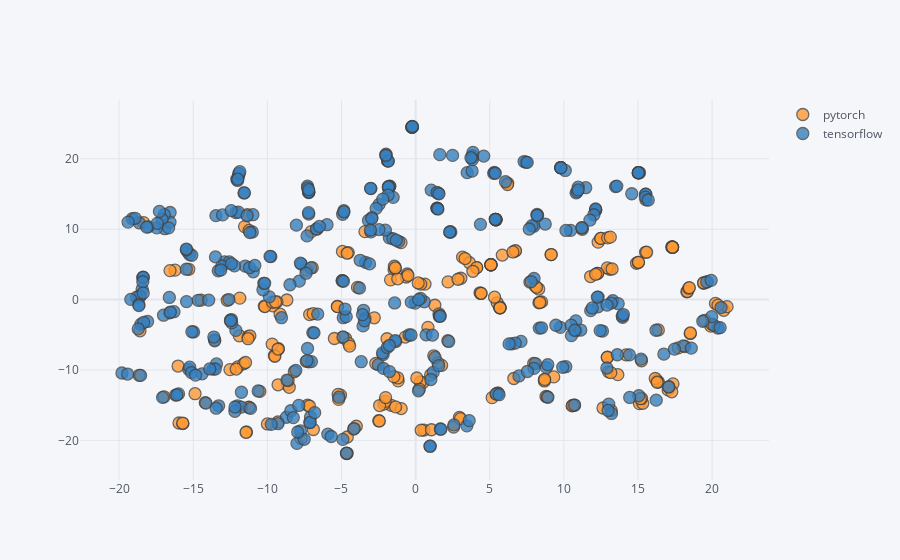

This figure's notebook cell:
### Markdown cell above
## Visualizing Embedding of the Combined Graph

### Code cell
emb,meta=load_emb_data('combo')
visualize(emb,meta,method='TSNE',dim=2)

### Figure 1 — Plotly figure (JSON) as saved in the notebook; plotly's stock layout.template omitted (floating-point values rounded to 4 significant figures; data arrays with more than 128 entries replaced by an {"elided": "..."} marker saying what was removed)
{"data": [{"marker": {"color": "rgba(255, 153, 51, 1.0)", "line": {"width": 1.3}, "opacity": 0.8, "size": 12, "symbol": "circle"}, "mode": "markers", "name": "pytorch", "text": {"elided": "256 str values"}, "textfont": {"color": "#4D5663"}, "type": "scatter", "x": {"elided": "256 float values"}, "y": {"elided": "256 float values"}}, {"marker": {"color": "rgba(55, 128, 191, 1.0)", "line": {"width": 1.3}, "opacity": 0.8, "size": 12, "symbol": "circle"}, "mode": "markers", "name": "tensorflow", "text": {"elided": "398 str values"}, "textfont": {"color": "#4D5663"}, "type": "scatter", "x": {"elided": "398 float values"}, "y": {"elided": "398 float values"}}], "layout": {"legend": {"bgcolor": "#F5F6F9", "font": {"color": "#4D5663"}}, "paper_bgcolor": "#F5F6F9", "plot_bgcolor": "#F5F6F9", "title": {"font": {"color": "#4D5663"}}, "xaxis": {"gridcolor": "#E1E5ED", "showgrid": true, "tickfont": {"color": "#4D5663"}, "title": {"font": {"color": "#4D5663"}, "text": ""}, "zerolinecolor": "#E1E5ED"}, "yaxis": {"gridcolor": "#E1E5ED", "showgrid": true, "tickfont": {"color": "#4D5663"}, "title": {"font": {"color": "#4D5663"}, "text": ""}, "zerolinecolor": "#E1E5ED"}}}
